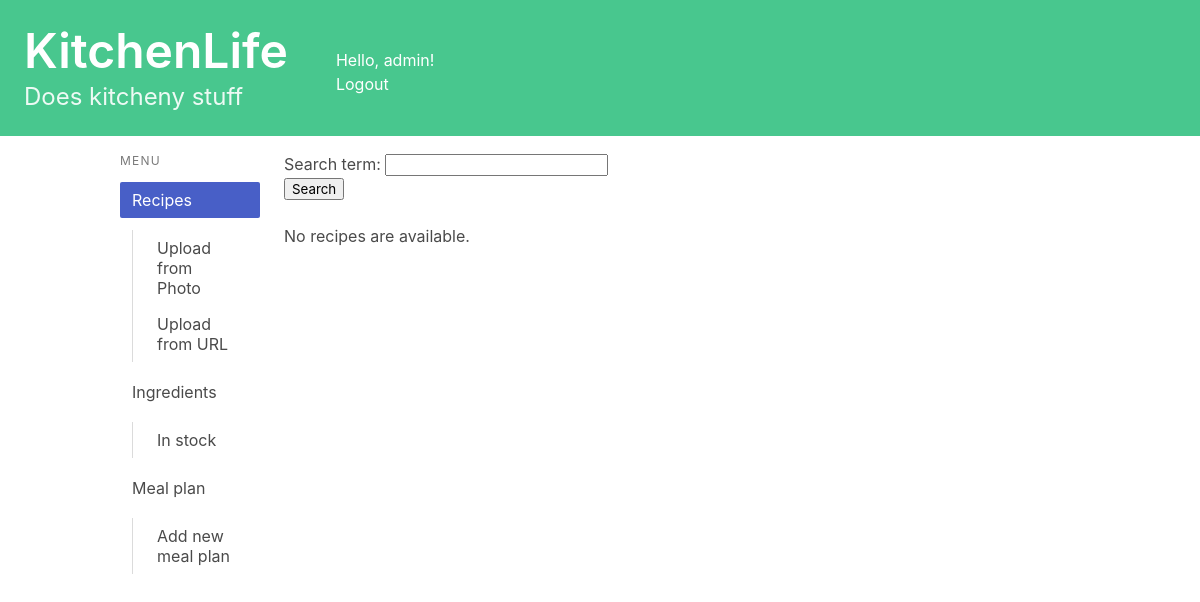
Page /recipes/ (signed in) on the earlier database version.
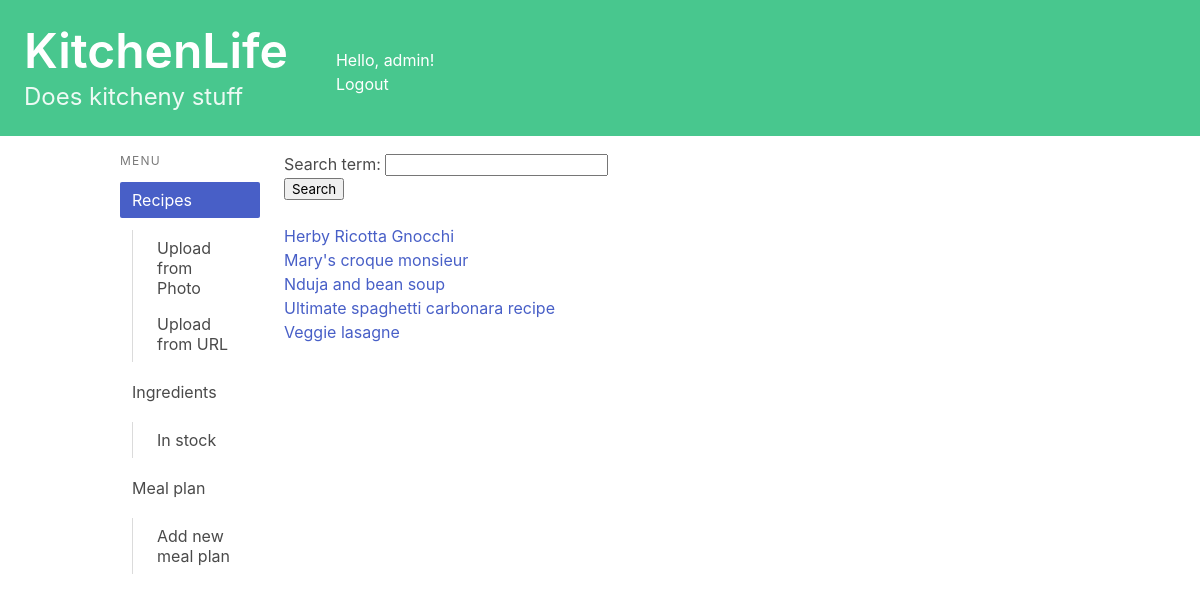
Same page on the later database version.
### recipes/models.py (models this page shows, shortened)
class Recipe(models.Model):
    name = models.CharField(max_length=200)
    method = models.TextField(max_length=5000)
    ingredients_string = models.TextField(max_length=1000)#Plain text of ingredients
    book = models.CharField(max_length=200, null = True, blank = True)
    page = models.CharField(max_length=5, null = True, blank = True)
    serves = models.CharField(max_length=5, null = True, blank = True)
    description = models.TextField(max_length=500, null = True, blank = True)
    url = models.URLField(null = True, blank = True)
    jumbled_input = models.TextField(max_length=8000, null = True, blank = True)
    simplified_ingredients = models.TextField(max_length=1000, null = True, blank = True)
    owner = models.ForeignKey(User, on_delete=models.CASCADE, blank=True, null=True)
    uses_ingredient = models.ManyToManyField(Ingredient, related_name="ingredient_uses")

### recipes/views.py (the view)
# urls.py: path('', views.index, name='index'),
@login_required
def index(request):
    if request.method == 'POST':
        form = SearchForm(request.POST)
        if form.is_valid():
            filtered_recipe = form.cleaned_data['search_term']
            recipe_list = Recipe.objects.filter(name__contains=filtered_recipe, owner=request.user).order_by("name")
    else:
        form = SearchForm()
        recipe_list = Recipe.objects.filter(owner=request.user).order_by("name")
    context = {'recipe_list': recipe_list, 'form': form}
    return render(request, 'recipes/index.html', context)

### recipes/forms.py
class SearchForm(forms.Form):
    search_term = forms.CharField(max_length=50)

### recipes/templatetags/is_active.py (called while the page is built)
@register.simple_tag
def is_active(request, url):
    if reverse(url) == request.path:
        return "is-active"
    return ""

### recipes/templates/recipes/index.html (shortened to what this page needs)
{% extends 'base.html' %}
{% block content %}
<ul>
<form method="post">
     {{ form.as_p }}
    <button type="submit">Search</button>
</form>
<br>
{% if recipe_list %}
    {% for recipe in recipe_list %}
    <li><a href="{% url 'recipes:detail' recipe.id %}">{{ recipe.name }}</a></li>
    {% endfor %}
{% else %}
    <p>No recipes are available.</p>
{% endif %}
</ul>
{% endblock content %}

Differences in the rows shown:
now on this page (row edited): Recipe: name "Herby Ricotta Gnocchi"
now on this page (row edited): Recipe: name "Mary's croque monsieur"
now on this page (row edited): Recipe: name "Nduja and bean soup"
added Recipe: name "Ultimate spaghetti carbonara recipe"
now on this page (row edited): Recipe: name "Veggie lasagne"
Other differences:
text no longer shown: "No recipes are available."
